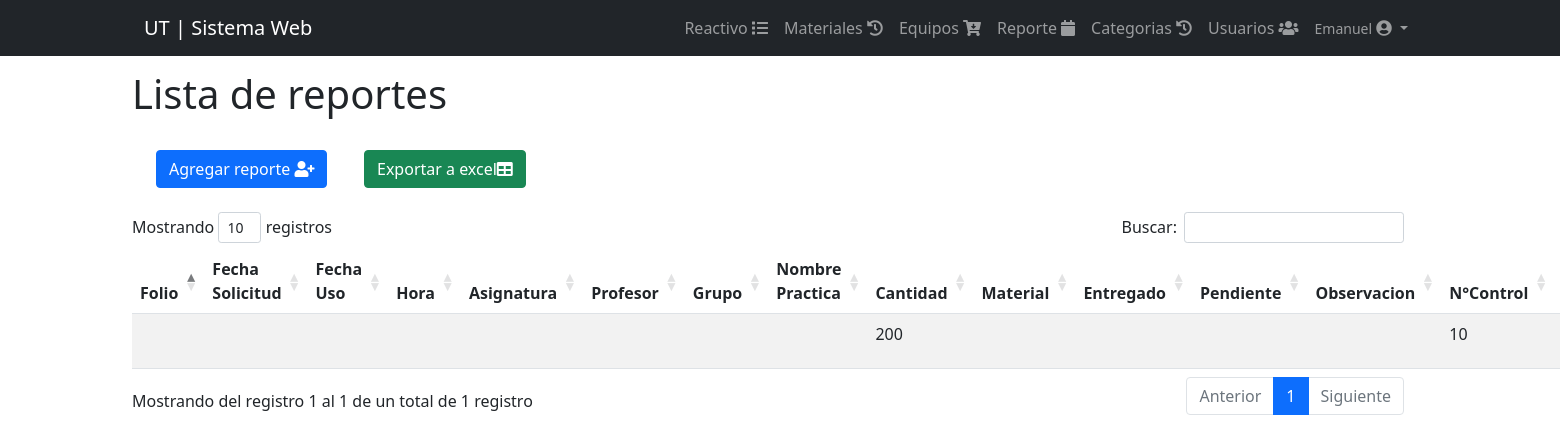
Before: /views/reporte.php (signed in) with the older database file.
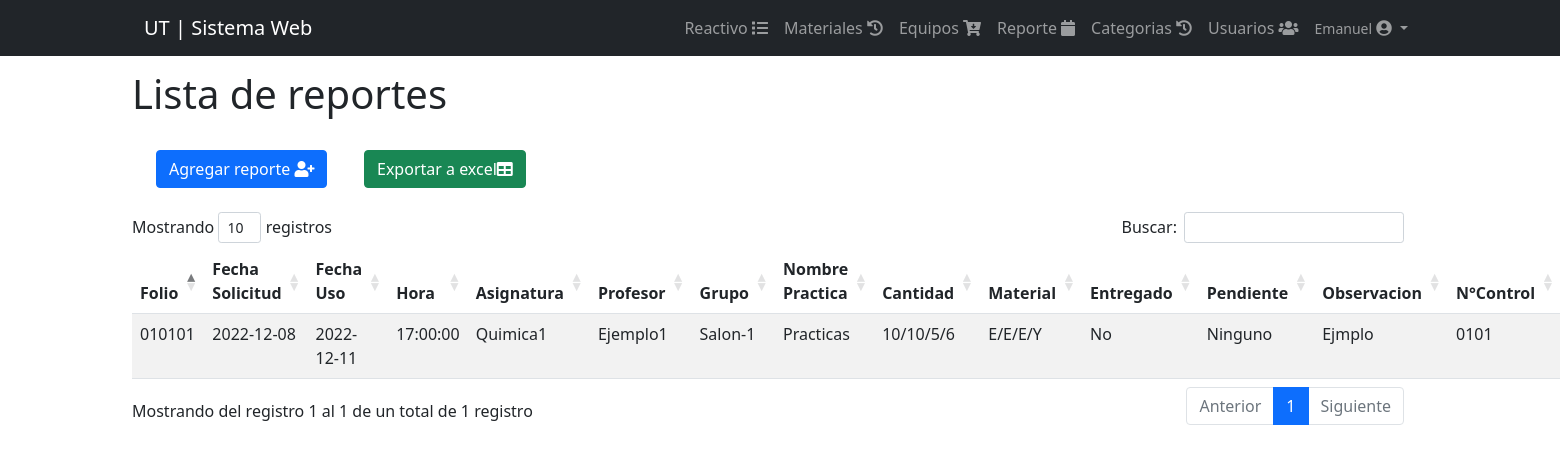
After: the same page with the newer database file.
### tables this page shows
CREATE TABLE `reporte` (
  `id` int(11) NOT NULL,
  `folio` varchar(50) NOT NULL,
  `solicitud` date NOT NULL,
  `uso` date NOT NULL,
  `hora` time NOT NULL,
  `asignatura` varchar(100) NOT NULL,
  `profesor` varchar(150) NOT NULL,
  `grupo` varchar(250) NOT NULL,
  `practica` varchar(150) NOT NULL,
  `cantidad` varchar(100) NOT NULL,
  `material` varchar(150) NOT NULL,
  `entregado` varchar(150) NOT NULL,
  `pendiente` varchar(150) NOT NULL,
  `observacion` varchar(250) NOT NULL,
  `control` varchar(250) NOT NULL,
  `alumno` varchar(250) NOT NULL
);

### views/reporte.php (the view, shortened to what this page needs)
<!DOCTYPE html>
<html lang="en">
<head>
    <?php include_once "../includes/header.php" ?>
<link rel="stylesheet" href="https://cdnjs.cloudflare.com/ajax/libs/jquery-confirm/3.3.4/jquery-confirm.min.css">
    </head>
<div class="row">
    <div class="col-sm">
    <h1>Lista de reportes</h1>
    <br>
    <div class="container">
    <div class="row">
    <div class="col-sm-2">
    <button type="button" class="btn btn-primary" data-toggle="modal" data-target="#reporte">Agregar reporte <i class="fa fa-user-plus"></i></button>
    </div>
    <div class="col-sm-2">
      <button id="export-btn" type="button" class="btn btn-success">Exportar a excel<i class="fa fa-table"></i></button>
    </div>
    </div>
    </div>
    <br>
    <table class="table table-striped"  id= "table_id">
                   <thead>
                   <tr >
                   <th>Folio</th>
                   <th>Fecha Solicitud</th>
                   <th>Fecha Uso</th>
                   <th>Hora</th>
                   <th>Asignatura</th>
                   <th>Profesor</th>
                   <th>Grupo</th>
                   <th>Nombre Practica</th>
                   <th>Cantidad</th>
                   <th>Material</th>
                   <th>Entregado</th>
                   <th>Pendiente</th>
                   <th>Observacion</th>
                   <th>N°Control</th>
                   <th>Alumnos</th>
                     </tr>
                </thead>
            <tbody>
            <?php
require_once ("../includes/db.php");
$result=mysqli_query($conexion,"SELECT * FROM reporte");
while ($fila = mysqli_fetch_assoc($result)):
?>
<tr>
<td><?php echo $fila['folio']; ?></td>
<td><?php echo $fila['solicitud']; ?></td>
<td><?php echo $fila['uso']; ?></td>
<td><?php echo $fila['hora']; ?></td>
<td><?php echo $fila['asignatura']; ?></td>
<td><?php echo $fila['profesor']; ?></td>
<td><?php echo $fila['grupo']; ?></td>
<td><?php echo $fila['practica']; ?></td>
<td><?php echo $fila['cantidad']; ?></td>
<td><?php echo $fila['material']; ?></td>
<td><?php echo $fila['entregado']; ?></td>
<td><?php echo $fila['pendiente']; ?></td>
<td><?php echo $fila['observacion']; ?></td>
<td><?php echo $fila['control']; ?></td>
<td><?php echo $fila['alumno']; ?></td>
</tr>
<?php endwhile;?>
	</body>
  </table>
    </div>
</div>
<?php include("form_reporte.php"); ?>
</html>

### includes/header.php (shortened to what this page needs)
<!DOCTYPE html>
<html lang="es">
<head>
    <link rel="stylesheet" href="https://use.fontawesome.com/releases/v5.8.1/css/all.css">
    <link rel="stylesheet" href="../DataTables/css/dataTables.bootstrap4.min.css">
	<link rel="stylesheet" href="../css/estilo.css">
	<link rel="stylesheet" href="../css/es.css">
    <link rel="stylesheet" href="../css/prueba.css">
    <link rel="stylesheet" href="../package/dist/sweetalert2.css">
</head>
<body id="page-top">
<nav class="navbar navbar-expand-lg navbar-dark bg-dark fixed-top" id="mainNav">
<div class="container px-4">
<a class="navbar-brand" href="#">UT | Sistema Web </a>
				 <div class="collapse navbar-collapse" id="navbarResponsive">
				 <ul class="navbar-nav ms-auto">
		 <li class="nav-item"><a class="nav-link" href="../views/reactivo.php">Reactivo <i class="fa fa-list" aria-hidden="true"></i></a></li>
         <li class="nav-item"><a class="nav-link"href="../views/materiales.php">Materiales <i class="fa fa-history" aria-hidden="true"></i></a></li>
		 <li class="nav-item"><a class="nav-link" href="../views/equipos.php">Equipos <i class="fa fa-cart-arrow-down" aria-hidden="true"></i></a></li>
         <li class="nav-item"><a class="nav-link"href="../views/reporte.php">Reporte <i class="fa fa-calendar" aria-hidden="true"></i></a></li>
         <li class="nav-item"><a class="nav-link"href="../views/categorias.php">Categorias <i class="fa fa-history" aria-hidden="true"></i></a></li>
		 <li class="nav-item"><a class="nav-link"href="../views/usuarios.php" >Usuarios <i class="fa fa-users" aria-hidden="true"></i></a><li>
		  <li class="nav-item dropdown no-arrow">
                            <a class="nav-link dropdown-toggle" href="#" id="userDropdown" role="button"
                                data-toggle="dropdown" aria-haspopup="true" aria-expanded="false">
                                <span class="mr-2 d-none d-lg-inline text-gray-600 small">
                                <?php echo $_SESSION['nombre']; ?></span>
								<i class="fa fa-user-circle" aria-hidden="true"></i>
                            </a>
                        </li>
		</ul>
	</nav>
	<div class="container">
		<div class="row">

### views/form_reporte.php (shortened to what this page needs)
<!DOCTYPE html>
<html lang="es-MX">
<head>
    <link rel="stylesheet" href="../package/dist/sweetalert2.css">
</head>
<body id="page-top">
</body>
</html>

### css/estilo.css (style rules this page uses)
body { padding-top: 70px; }
html { scroll-behavior: smooth; }
a { text-decoration: none; }

### css/prueba.css (style rules this page uses)
a { text-decoration: none; }

Changed rows visible on the page:
removed reporte: cantidad "200", control "10"
added reporte: folio "010101", solicitud "2022-12-08", uso "2022-12-11", hora "17:00:00", asignatura "Quimica1", profesor "Ejemplo1", grupo "Salon-1", practica "Practicas", cantidad "10/10/5/6", material "E/E/E/Y", entregado "No", pendiente "Ninguno", observacion "Ejmplo", control "0101"
